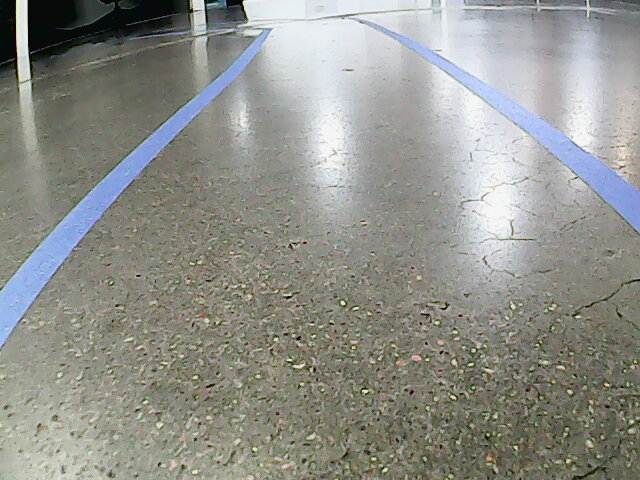
#> input picture data/laneView1.jpg, 640 x 480 px, found by its file name
$ jupyter execute --allow-errors deconstructing_lane_lines.ipynb
#> lines starting #> are read from the running program, lines starting #| are printed output that depends on the picture; after the words box and inside, x2 and y2 are one past the last pixel; in counts of white or black regions, pixels touching at a corner belong together
[cell 1]
import numpy as np
import cv2
import matplotlib.pyplot as plt
import logging

[cell 2]
import DeepPiCar.driver.code.hand_coded_lane_follower as lf

[cell 3]
frame = cv2.imread('data/laneView1.jpg')
#> frame is the input picture: shape (480, 640, 3); mean B, G, R 139.4, 145.7, 144.4
frame1 = cv2.imread('data/laneView2.jpg')
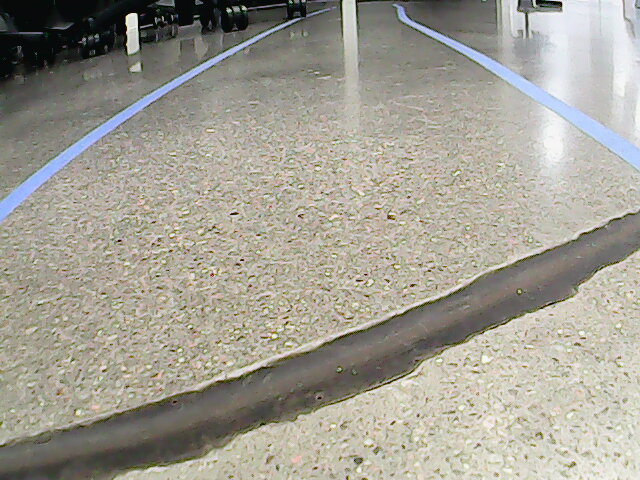
#> input picture data/laneView2.jpg, 640 x 480 px, found by its file name
#> frame1 is the input picture: shape (480, 640, 3); mean B, G, R 147.3, 158.2, 161.6
frame2 = cv2.imread('data/laneView3.jpg')
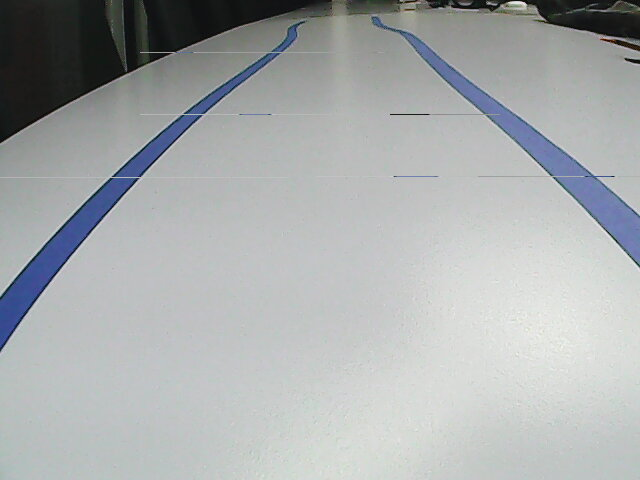
#> input picture data/laneView3.jpg, 640 x 480 px, found by its file name
#> frame2 is the input picture: shape (480, 640, 3); mean B, G, R 173.1, 172, 168.4

[cell 4]
rgb_marble = cv2.cvtColor(frame, cv2.COLOR_BGR2RGB)
rgb_white = cv2.cvtColor(frame2, cv2.COLOR_BGR2RGB)

[cell 5]
## Just using imread RAW

#> (a cell that did not finish here is left out)

[cell 7]
def plot_two(f1, f2, title1, title2):
    fig, ax = plt.subplots(1, 2)
    ax[0].imshow(f1)
    ax[0].set_title(title1)
    ax[1].imshow(f2)
    ax[1].set_title(title2)

[cell 8]
## RGB Raw Images

[cell 9]
plot_two(rgb_marble, rgb_white, 'Marble', 'White')
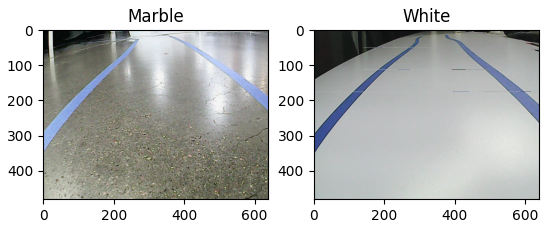
#> figure drawn by matplotlib, 2 panels

[cell 10]
## Using the existing Lane Detection Function

#> (a cell that did not finish here is left out)

#> (a cell that did not finish here is left out)

[cell 13]
## Does RGB Change anything?

#> (a cell that did not finish here is left out)

#> (a cell that did not finish here is left out)

[cell 16]
## It kind of fucks it up. Lets deconstruct this

[cell 17]
## HSV Transformation

[cell 18]
hsv = cv2.cvtColor(frame, cv2.COLOR_BGR2HSV)
#> hsv: shape (480, 640, 3); mean H, S, V 52.8, 31.6, 150.5
hsv_white = cv2.cvtColor(frame2, cv2.COLOR_BGR2HSV)
#> hsv_white: shape (480, 640, 3); mean H, S, V 74.8, 14, 175.1

[cell 19]
plot_two(hsv, hsv_white, 'Marble', 'White')
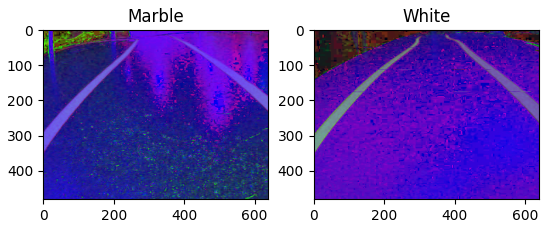
#> figure drawn by matplotlib, 2 panels

[cell 20]
## Lift Blue Out

[cell 21]
lower_blue = np.array([60, 40, 40])
upper_blue = np.array([150, 255, 255])
mask_marble = cv2.inRange(hsv, lower_blue, upper_blue)
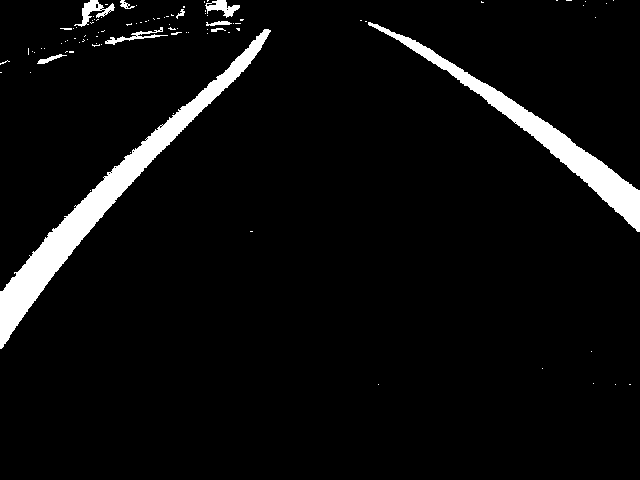
#> mask_marble: shape (480, 640); 5.2% white; 94 white regions (83 under 20 px), largest, box (x1, y1, x2, y2) and area: (0, 29, 271, 349) 8732, (368, 22, 640, 232) 5682, (74, 0, 115, 27) 377
mask_white = cv2.inRange(hsv_white, lower_blue, upper_blue)
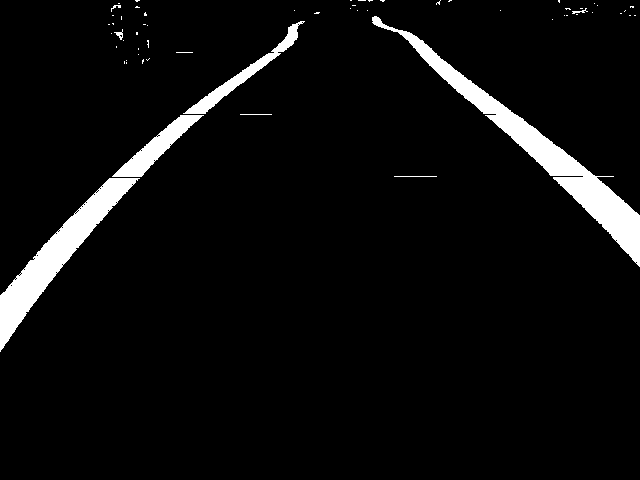
#> mask_white: shape (480, 640); 5.2% white; 60 white regions (51 under 20 px), largest, box (x1, y1, x2, y2) and area: (372, 16, 640, 267) 7370, (0, 178, 140, 352) 5220, (112, 115, 204, 177) 1603

[cell 22]
plot_two(mask_marble, mask_white, 'Marble', 'White')

[cell 23]
## Detecting the edges of lane lines

[cell 24]
edges_marble = cv2.Canny(mask_marble, 200, 400)
#> edges_marble: shape (480, 640); 0.91% white in thin lines or dots, all inside (x1, y1, x2, y2) = (0, 0, 640, 386)
edges_white = cv2.Canny(mask_white, 200, 400)
#> edges_white: shape (480, 640); 0.86% white in thin lines or dots, all inside (x1, y1, x2, y2) = (0, 0, 640, 352)

[cell 25]
plot_two(edges_marble, edges_white, 'Marble', 'White')

[cell 26]
## Putting it together

[cell 27]
def detect_edges(frame):
    # filter for blue lane lines
    hsv = cv2.cvtColor(frame, cv2.COLOR_BGR2HSV)
    show_image("hsv", hsv)
    lower_blue = np.array([60, 40, 40])
    upper_blue = np.array([150, 255, 255])
    mask = cv2.inRange(hsv, lower_blue, upper_blue)
    show_image("blue mask", mask)

    # detect edges
    edges = cv2.Canny(mask, 200, 400)

    return edges

[cell 28]
## Isolate region of interest

[cell 29]
def region_of_interest(edges):
    height, width = edges.shape
#> height = 480; width = 640
    mask = np.zeros_like(edges)

    # only focus bottom half of the screen
    polygon = np.array([[
        (0, height * 1 / 2),
        (width, height * 1 / 2),
        (width, height),
        (0, height),
    ]], np.int32)

    cv2.fillPoly(mask, polygon, 255)
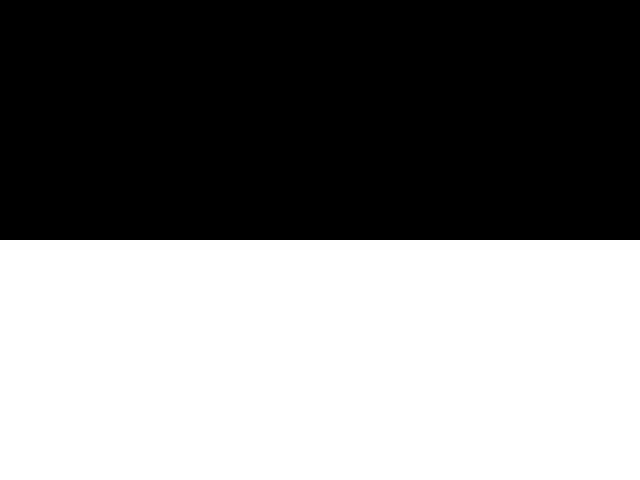
#> mask: shape (480, 640); 50% white; 1 white region, box (x1, y1, x2, y2) and area: (0, 240, 640, 480) 153600
    cropped_edges = cv2.bitwise_and(edges, mask)
#> cropped_edges: shape (480, 640); 0.09% white in thin lines or dots, all inside (x1, y1, x2, y2) = (0, 240, 631, 386)
    return cropped_edges

[cell 30]
cropped_marble = region_of_interest(edges_marble)
cropped_white = region_of_interest(edges_white)
#> in region_of_interest (call 2), `cropped_edges = cv2.bitwise_and(edges, mask)`:
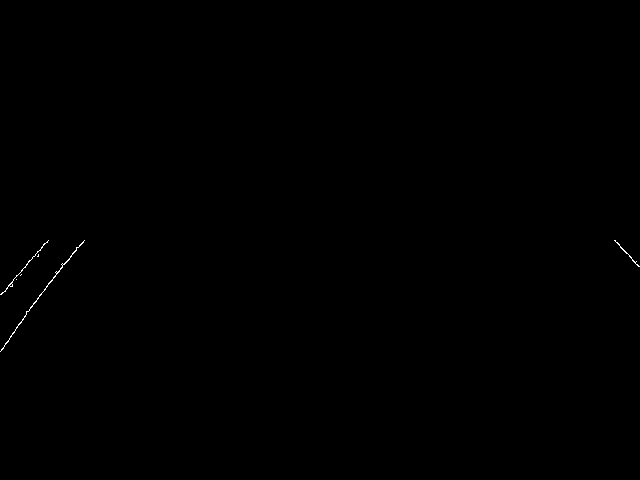
#> cropped_edges: shape (480, 640); 0.1% white in thin lines or dots, all inside (x1, y1, x2, y2) = (0, 240, 640, 352)

[cell 31]
plot_two(cropped_marble, cropped_white, 'Marble', 'White')

[cell 32]
## Detect line segments

[cell 33]
def detect_line_segments(cropped_edges):
    # tuning min_threshold, minLineLength, maxLineGap is a trial and error process by hand
    rho = 1  # distance precision in pixel, i.e. 1 pixel
    angle = np.pi / 180  # angular precision in radian, i.e. 1 degree
    min_threshold = 10  # minimal of votes
    line_segments = cv2.HoughLinesP(cropped_edges, rho, angle, min_threshold,
                                    np.array([]), minLineLength=8, maxLineGap=4)
#> line_segments = [[9, 336, 61, 265], [66, 260, 81, 240], [3, 290, 9, 282], [0, 290, 43, 241], [57, 271, 75, 247], [1, 290, 10, 280], [1, 348, 9, 337], [19, 321, 54, 273]]

    return line_segments

[cell 34]
line_segments_marble = detect_line_segments(cropped_marble)
#> line_segments_marble has the same summary as line_segments in detect_line_segments
line_segments_white = detect_line_segments(cropped_white)
#> line_segments_white = [[26, 312, 77, 247], [1, 294, 48, 240], [1, 350, 20, 322], [620, 247, 639, 266], [26, 313, 55, 276], [17, 327, 25, 316], [67, 261, 80, 244], [614, 240, 631, 257], [22, 319, 36, 301]]

[cell 35]
def average_slope_intercept(frame, line_segments):
    """
    This function combines line segments into one or two lane lines
    If all line slopes are < 0: then we only have detected left lane
    If all line slopes are > 0: then we only have detected right lane
    """
    lane_lines = []
    if line_segments is None:
        logging.info('No line_segment segments detected')
        return lane_lines

    height, width, _ = frame.shape
#> height = 480; width = 640
    left_fit = []
    right_fit = []

    boundary = 1/3
    left_region_boundary = width * (1 - boundary)  # left lane line segment should be on left 2/3 of the screen
#> left_region_boundary = 426.7
    right_region_boundary = width * boundary # right lane line segment should be on left 2/3 of the screen
#> right_region_boundary = 213.3

    for line_segment in line_segments:
        for x1, y1, x2, y2 in line_segment:
            if x1 == x2:
                logging.info('skipping vertical line segment (slope=inf): %s' % line_segment)
                continue
            fit = np.polyfit((x1, x2), (y1, y2), 1)
            slope = fit[0]
            intercept = fit[1]
            if slope < 0:
                if x1 < left_region_boundary and x2 < left_region_boundary:
                    left_fit.append((slope, intercept))
            else:
                if x1 > right_region_boundary and x2 > right_region_boundary:
                    right_fit.append((slope, intercept))
#> this loop made 8 passes
#> after the loop, left_fit = [(-1.37, 348.3), (-1.33, 348), (-1.33, 294), (-1.14, 290), (-1.33, 347), (-1.11, 291.1), (-1.38, 349.4), (-1.37, 347.1)]; right_fit = []

    left_fit_average = np.average(left_fit, axis=0)
#> left_fit_average = [-1.3, 326.9]
    if len(left_fit) > 0:
        lane_lines.append(make_points(frame, left_fit_average))

    right_fit_average = np.average(right_fit, axis=0)
    if len(right_fit) > 0:
        lane_lines.append(make_points(frame, right_fit_average))

    logging.debug('lane lines: %s' % lane_lines)  # [[[316, 720, 484, 432]], [[1009, 720, 718, 432]]]

    return lane_lines

[cell 36]
def make_points(frame, line):
    height, width, _ = frame.shape
#> height = 480; width = 640
    slope, intercept = line
#> slope = -1.3; intercept = 326.9
    y1 = height  # bottom of the frame
#> y1 = 480
    y2 = int(y1 * 1 / 2)  # make points from middle of the frame down
#> y2 = 240

    # bound the coordinates within the frame
    x1 = max(-width, min(2 * width, int((y1 - intercept) / slope)))
#> x1 = -118
    x2 = max(-width, min(2 * width, int((y2 - intercept) / slope)))
#> x2 = 67
    return [[x1, y1, x2, y2]]

[cell 37]
lane_lines_marble = average_slope_intercept(frame, line_segments_marble)
#> in average_slope_intercept, `right_fit_average = np.average(right_fit, axis=0)`: right_fit_average = nan
#> lane_lines_marble = [[[-118, 480, 67, 240]]]
lane_lines_white = average_slope_intercept(frame, line_segments_white)
#> the loop in average_slope_intercept (call 2), `for line_segment in line_segments:` made 9 passes
#> lane_lines_white = [[[-106, 480, 77, 240]], [[853, 480, 613, 240]]]

[cell 38]
def display_lines(frame, lines, line_color=(0, 255, 0), line_width=2):
#> called with line_color = (0, 255, 0), line_width = 2
    line_image = np.zeros_like(frame)
    if lines is not None:
        for line in lines:
            for x1, y1, x2, y2 in line:
                cv2.line(line_image, (x1, y1), (x2, y2), line_color, line_width)
#> this loop made 1 pass
    line_image = cv2.addWeighted(frame, 0.8, line_image, 1, 1)
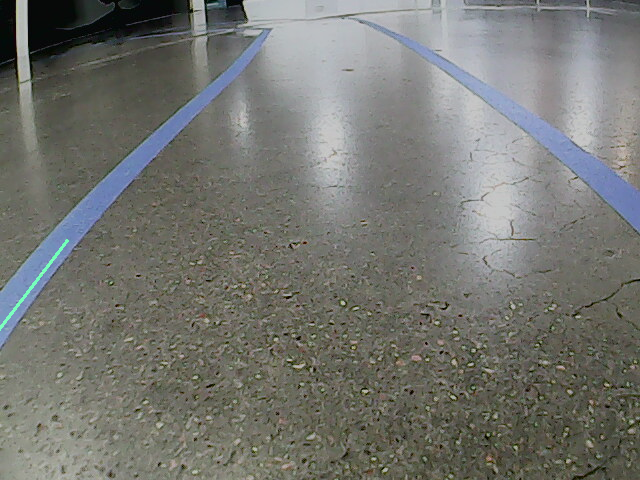
#> line_image: shape (480, 640, 3); mean B, G, R 112.5, 117.7, 116.5
    return line_image

[cell 39]
final_img_marble = display_lines(frame, lane_lines_marble)
final_img_white = display_lines(frame2, lane_lines_white)
#> call 2 of display_lines, with line_color = (0, 255, 0), line_width = 2
#> the loop in display_lines (call 2), `for line in lines:` made 2 passes
#> in display_lines (call 2), `line_image = cv2.addWeighted(frame, 0.8, line_image, 1, 1)`:
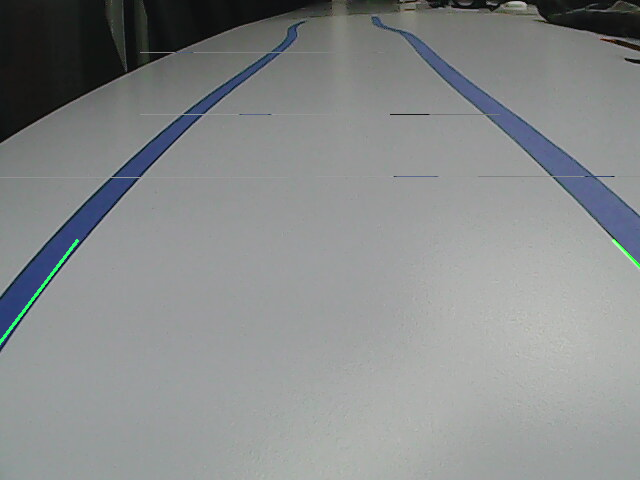
#> line_image: shape (480, 640, 3); mean B, G, R 139.5, 138.9, 135.8

[cell 40]
plot_two(final_img_marble, final_img_white, 'Marble', 'White')
#> figure, not shown here; B, G, R data is drawn as R, G, B
